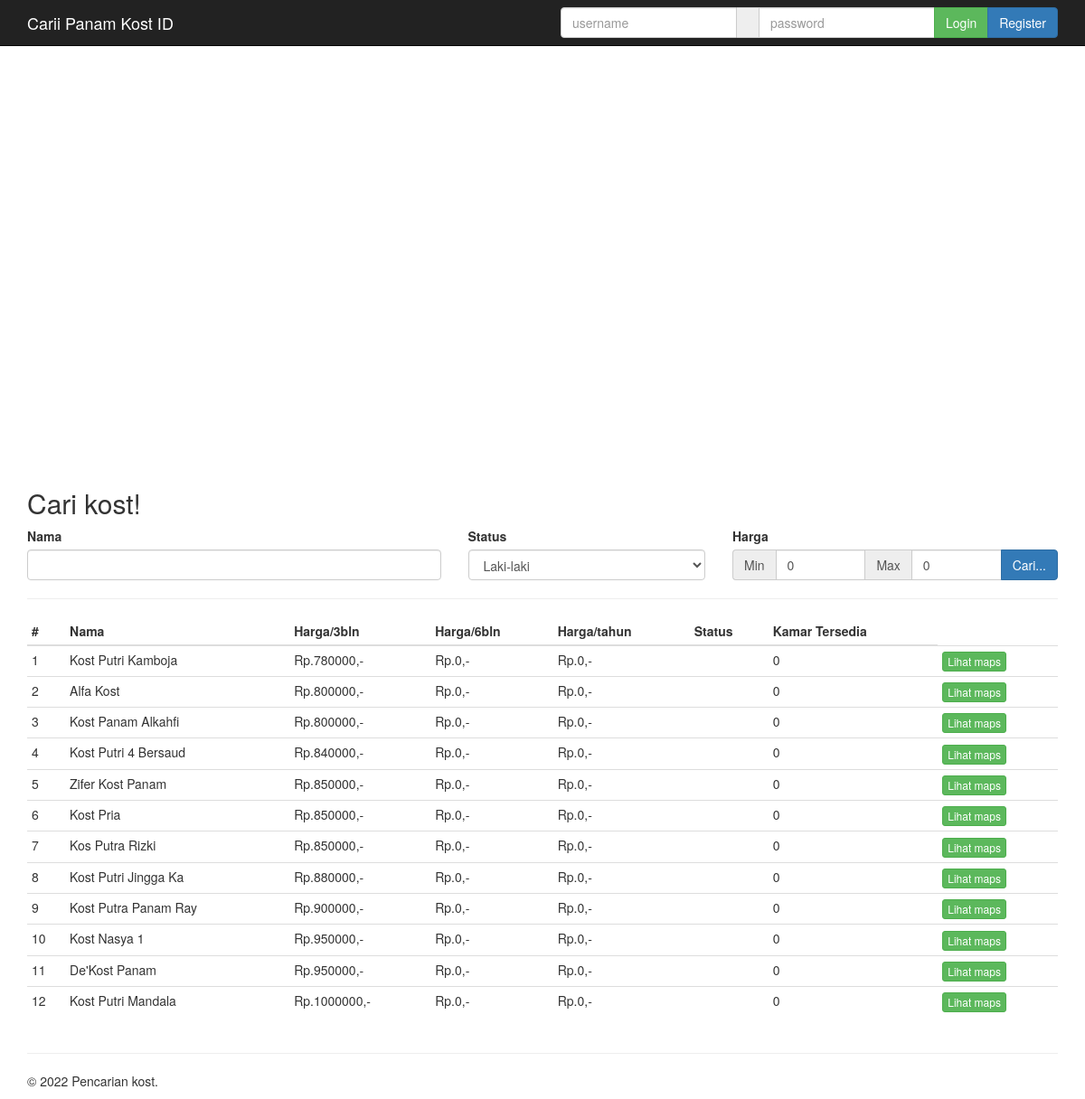
The page / on the database its author committed.
### tables this page shows
CREATE TABLE `kost` (
  `id_kost` int(11) NOT NULL,
  `id_pemilik` int(11) NOT NULL,
  `nama` varchar(20) NOT NULL,
  `alamat` varchar(50) NOT NULL,
  `latitude` float NOT NULL,
  `longitude` float NOT NULL,
  `tersedia` int(2) NOT NULL,
  `status` enum('Laki-laki','Perempuan') DEFAULT NULL,
  `fasilitas` text NOT NULL,
  `harga_3bulan` int(9) NOT NULL,
  `harga_6bulan` int(9) NOT NULL,
  `harga_pertahun` int(9) NOT NULL,
  `pengunjung` int(11) DEFAULT NULL
);

### page/home.php (the view, shortened to what this page needs)
<div id="map" style="width:100%; height:500px"></div>
<div class="container">
	<h2>Cari kost!</h2>
	<div class="row">
		<form action="<?=$_SERVER["REQUEST_URI"]?>">
				<div class="col-md-5">
					<label for="nama" class="control-label">Nama</label>
					<input type="text" name="nama" id="nama" class="form-control">
				</div>
				<div class="col-md-3">
					<label for="status" class="control-label">Status</label>
					<select class="form-control" name="status" id="status">
						<option value="Laki-laki">Laki-laki</option>
					</select>
				</div>
				<div class="col-md-4">
					<label for="">Harga</label>
					<div class="input-group">
						<span class="input-group-addon" style="border-right: 0;">Min</span>
						<input type="number" name="min" id="min" class="form-control" value="0">
						<span class="input-group-addon" style="border-left: 0; border-right: 0;">Max</span>
						<input type="number" name="max" id="max" class="form-control" value="0">
						<span class="input-group-btn">
							<button type="submit" class="btn btn-primary" id="submit">Cari...</button>
						</span>
					</div>
				</div>
		</form>
	</div>
	<hr>
	<div class="row">
		<div class="col-md-12">
			<table class="table table-hover table-condensed table-responsive">
				<thead>
					<tr>
						<th>#</th>
						<th>Nama</th>
						<th>Harga/3bln</th>
						<th>Harga/6bln</th>
						<th>Harga/tahun</th>
						<th>Status</th>
						<th>Kamar Tersedia</th>
					</tr>
				</thead>
				<tbody>
					<?php
					if (isset($_GET["searched"])) {
						if ($_GET["searched"] == "click") {
							$query = $connection->query("SELECT * FROM kost a WHERE id_kost=$_GET[key]");
						} else {
							$query = $connection->query("SELECT * FROM kost a WHERE nama LIKE '%$_GET[nama]%' AND status='$_GET[status]' AND (a.`harga_pertahun` BETWEEN $_GET[min] AND $_GET[max])");
						}
					} else {
						$query = $connection->query("SELECT * FROM kost ORDER BY harga_3bulan, harga_6bulan, harga_pertahun");
					}
					$no = 1;
					?>
					<?php while ($row = $query->fetch_assoc()): ?>
						<tr>
							<td><?=$no++?></td>
							<td><?=$row["nama"]?></td>
							<td>Rp.<?=$row["harga_3bulan"]?>,-</td>
							<td>Rp.<?=$row["harga_6bulan"]?>,-</td>
							<td>Rp.<?=$row["harga_pertahun"]?>,-</td>
							<td><span class="label label-<?=($row["status"] == "Perempuan") ? "info" : "primary"?>"><?=$row["status"]?></span></td>
							<td><?=$row["tersedia"]?></td>
							<td><a href="?searched=click&key=<?=$row["id_kost"]?>" class="btn btn-success btn-xs">Lihat maps</a></td>
						</tr>
					<?php endwhile; ?>
				</tbody>
			</table>
		</div>
	</div>
</div>

### index.php (shortened to what this page needs)
<?php require_once("config.php");
?>
<!DOCTYPE html>
<html lang="en">
<head>
  <link href="assets/css/bootstrap.min.css" rel="stylesheet">
</head>
<body id="top">
  <nav class="navbar navbar-inverse navbar-fixed-top">
    <div class="container">
      <div class="navbar-header">
        <a class="navbar-brand" href="index.php" style="color: white;">Carii Panam Kost ID</a>
      </div>
      <div id="navbar" class="navbar-collapse collapse">
        <?php if (isset($_SESSION['is_logged'])): ?>
          <ul class="nav navbar-nav navbar-right">
            <li class="dropdown">
              <a href="#" class="dropdown-toggle" data-toggle="dropdown" role="button" aria-haspopup="true" aria-expanded="false"><?=$_SESSION["nama"]?> <span class="caret"></span></a>
              <ul class="dropdown-menu">
                <li><a href="?page=pemilik">Profil</a></li>
                <li><a href="?page=kost">Daftar Kost</a></li>
                <li><a href="?page=galeri">Galeri</a></li>
              </ul>
            </li>
            <li><a href="logout.php">Logout</a></li>
          </ul>
        <?php else: ?>
          <form class="navbar-form navbar-right" action="<?=$_SERVER["REQUEST_URI"]?>" method="post">
              <div class="input-group">
                <input type="text" name="username" class="form-control" placeholder="username">
                <span class="input-group-addon" style="border-left: 0; border-right: 0;"></span>
                <input type="password" name="password" class="form-control" placeholder="password">
                <span class="input-group-btn">
                  <button class="btn btn-success" type="submit">Login</button>
                  <a href="?page=pemilik&register" class="btn btn-primary">Register</a>
                </span>
              </div>
          </form>
        <?php endif; ?>
      </div>
    </div>
  </nav>
  <?php include page($_PAGE); ?>
  <div class="container">
    <hr>
    <footer>
      <p>&copy; 2022 Pencarian kost.</p>
    </footer>
  </div>
</body>
</html>

### rows shown on the page
kost: nama "Kost Putri Kamboja", harga_3bulan "780000", harga_6bulan "0", harga_pertahun "0", tersedia "0"
kost: nama "Alfa Kost", harga_3bulan "800000", harga_6bulan "0", harga_pertahun "0", tersedia "0"
kost: nama "Kost Panam Alkahfi", harga_3bulan "800000", harga_6bulan "0", harga_pertahun "0", tersedia "0"
kost: nama "Kost Putri 4 Bersaud", harga_3bulan "840000", harga_6bulan "0", harga_pertahun "0", tersedia "0"
kost: nama "Zifer Kost Panam", harga_3bulan "850000", harga_6bulan "0", harga_pertahun "0", tersedia "0"
kost: nama "Kost Pria", harga_3bulan "850000", harga_6bulan "0", harga_pertahun "0", tersedia "0"
kost: nama "Kos Putra Rizki", harga_3bulan "850000", harga_6bulan "0", harga_pertahun "0", tersedia "0"
kost: nama "Kost Putri Jingga Ka", harga_3bulan "880000", harga_6bulan "0", harga_pertahun "0", tersedia "0"
kost: nama "Kost Putra Panam Ray", harga_3bulan "900000", harga_6bulan "0", harga_pertahun "0", tersedia "0"
kost: nama "Kost Nasya 1", harga_3bulan "950000", harga_6bulan "0", harga_pertahun "0", tersedia "0"
kost: nama "De'Kost Panam", harga_3bulan "950000", harga_6bulan "0", harga_pertahun "0", tersedia "0"
kost: nama "Kost Putri Mandala", harga_3bulan "1000000", harga_6bulan "0", harga_pertahun "0", tersedia "0"
